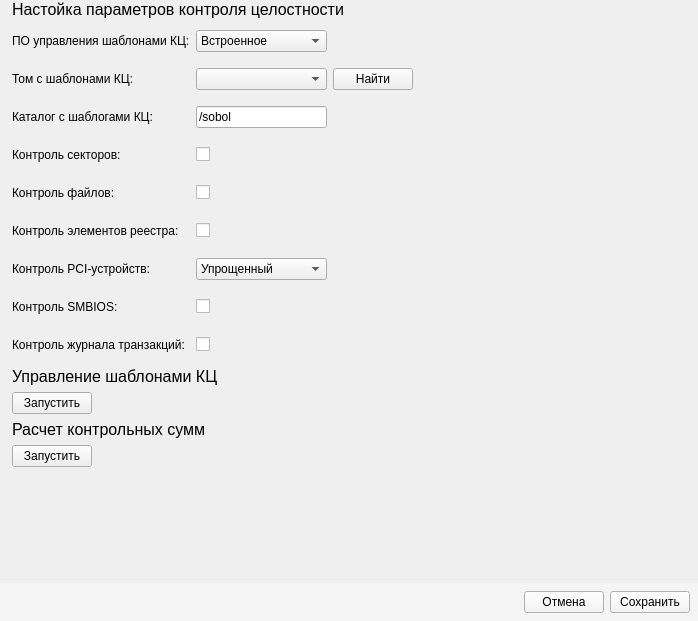
<?xml version="1.0" encoding="UTF-8"?>
<ui version="4.0">
 <class>IntegrityControlPanel</class>
 <widget class="QWidget" name="IntegrityControlPanel">
  <property name="geometry">
   <rect>
    <x>0</x>
    <y>0</y>
    <width>698</width>
    <height>621</height>
   </rect>
  </property>
  <property name="focusPolicy">
   <enum>Qt::StrongFocus</enum>
  </property>
  <property name="windowTitle">
   <string>Form</string>
  </property>
  <layout class="QVBoxLayout" name="verticalLayout_2">
   <property name="leftMargin">
    <number>0</number>
   </property>
   <property name="topMargin">
    <number>0</number>
   </property>
   <property name="rightMargin">
    <number>0</number>
   </property>
   <property name="bottomMargin">
    <number>0</number>
   </property>
   <item>
    <widget class="QLabel" name="integrity_ctl_label">
     <property name="font">
      <font>
       <pointsize>12</pointsize>
      </font>
     </property>
     <property name="styleSheet">
      <string notr="true">margin-left: 8px;</string>
     </property>
     <property name="text">
      <string>Настойка параметров контроля целостности</string>
     </property>
    </widget>
   </item>
   <item>
    <layout class="QHBoxLayout" name="horizontalLayout">
     <property name="leftMargin">
      <number>12</number>
     </property>
     <item>
      <layout class="QGridLayout" name="gridLayout">
       <property name="leftMargin">
        <number>0</number>
       </property>
       <item row="0" column="0">
        <widget class="QLabel" name="templates_ctl_software_label">
         <property name="minimumSize">
          <size>
           <width>0</width>
           <height>32</height>
          </size>
         </property>
         <property name="text">
          <string>ПО управления шаблонами КЦ:</string>
         </property>
        </widget>
       </item>
       <item row="0" column="1">
        <widget class="QComboBox" name="templates_ctl_software_combo_box">
         <item>
          <property name="text">
           <string>Встроенное</string>
          </property>
         </item>
         <item>
          <property name="text">
           <string>Вспомогательное</string>
          </property>
         </item>
        </widget>
       </item>
       <item row="1" column="0">
        <widget class="QLabel" name="templates_volume_label">
         <property name="minimumSize">
          <size>
           <width>0</width>
           <height>32</height>
          </size>
         </property>
         <property name="text">
          <string>Том с шаблонами КЦ:</string>
         </property>
        </widget>
       </item>
       <item row="1" column="1">
        <widget class="QComboBox" name="templates_volume_combo_box"/>
       </item>
       <item row="1" column="2">
        <widget class="QPushButton" name="templates_volume_push_button">
         <property name="text">
          <string>Найти</string>
         </property>
        </widget>
       </item>
       <item row="2" column="0">
        <widget class="QLabel" name="templates_dir_label">
         <property name="minimumSize">
          <size>
           <width>0</width>
           <height>32</height>
          </size>
         </property>
         <property name="text">
          <string>Каталог с шаблогами КЦ:</string>
         </property>
        </widget>
       </item>
       <item row="2" column="1">
        <widget class="QLineEdit" name="templates_dir_line_edit">
         <property name="sizePolicy">
          <sizepolicy hsizetype="Preferred" vsizetype="Fixed">
           <horstretch>0</horstretch>
           <verstretch>0</verstretch>
          </sizepolicy>
         </property>
         <property name="maximumSize">
          <size>
           <width>16777215</width>
           <height>16777215</height>
          </size>
         </property>
         <property name="text">
          <string>/sobol</string>
         </property>
         <property name="maxLength">
          <number>-1</number>
         </property>
        </widget>
       </item>
       <item row="3" column="0">
        <widget class="QLabel" name="sectors_ctl_label">
         <property name="minimumSize">
          <size>
           <width>0</width>
           <height>32</height>
          </size>
         </property>
         <property name="text">
          <string>Контроль секторов:</string>
         </property>
        </widget>
       </item>
       <item row="4" column="0">
        <widget class="QLabel" name="files_ctl_label">
         <property name="minimumSize">
          <size>
           <width>0</width>
           <height>32</height>
          </size>
         </property>
         <property name="text">
          <string>Контроль файлов:</string>
         </property>
        </widget>
       </item>
       <item row="5" column="0">
        <widget class="QLabel" name="registry_ctl_label">
         <property name="minimumSize">
          <size>
           <width>0</width>
           <height>32</height>
          </size>
         </property>
         <property name="text">
          <string>Контроль элементов реестра:</string>
         </property>
        </widget>
       </item>
       <item row="6" column="0">
        <widget class="QLabel" name="pci_dev_ctl_label">
         <property name="minimumSize">
          <size>
           <width>0</width>
           <height>32</height>
          </size>
         </property>
         <property name="text">
          <string>Контроль PCI-устройств:</string>
         </property>
        </widget>
       </item>
       <item row="6" column="1">
        <widget class="QComboBox" name="pci_dev_ctl_combo_box">
         <item>
          <property name="text">
           <string>Упрощенный</string>
          </property>
         </item>
         <item>
          <property name="text">
           <string>Стандартный</string>
          </property>
         </item>
         <item>
          <property name="text">
           <string>Расширенный</string>
          </property>
         </item>
        </widget>
       </item>
       <item row="7" column="0">
        <widget class="QLabel" name="smbios_ctl_label">
         <property name="minimumSize">
          <size>
           <width>0</width>
           <height>32</height>
          </size>
         </property>
         <property name="text">
          <string>Контроль SMBIOS:</string>
         </property>
        </widget>
       </item>
       <item row="8" column="0">
        <widget class="QLabel" name="journal_ctl_label">
         <property name="minimumSize">
          <size>
           <width>0</width>
           <height>32</height>
          </size>
         </property>
         <property name="text">
          <string>Контроль журнала транзакций:</string>
         </property>
        </widget>
       </item>
       <item row="3" column="1">
        <widget class="Toggle" name="sectors_ctl_check_box">
         <property name="sizePolicy">
          <sizepolicy hsizetype="Maximum" vsizetype="Maximum">
           <horstretch>0</horstretch>
           <verstretch>0</verstretch>
          </sizepolicy>
         </property>
         <property name="text">
          <string/>
         </property>
        </widget>
       </item>
       <item row="4" column="1">
        <widget class="Toggle" name="files_ctl_check_box">
         <property name="sizePolicy">
          <sizepolicy hsizetype="Maximum" vsizetype="Maximum">
           <horstretch>0</horstretch>
           <verstretch>0</verstretch>
          </sizepolicy>
         </property>
         <property name="text">
          <string/>
         </property>
        </widget>
       </item>
       <item row="5" column="1">
        <widget class="Toggle" name="registry_ctl_check_box">
         <property name="sizePolicy">
          <sizepolicy hsizetype="Maximum" vsizetype="Maximum">
           <horstretch>0</horstretch>
           <verstretch>0</verstretch>
          </sizepolicy>
         </property>
         <property name="text">
          <string/>
         </property>
        </widget>
       </item>
       <item row="7" column="1">
        <widget class="Toggle" name="smbios_ctl_check_box">
         <property name="sizePolicy">
          <sizepolicy hsizetype="Maximum" vsizetype="Maximum">
           <horstretch>0</horstretch>
           <verstretch>0</verstretch>
          </sizepolicy>
         </property>
         <property name="text">
          <string/>
         </property>
        </widget>
       </item>
       <item row="8" column="1">
        <widget class="Toggle" name="journal_ctl_check_box">
         <property name="sizePolicy">
          <sizepolicy hsizetype="Maximum" vsizetype="Maximum">
           <horstretch>0</horstretch>
           <verstretch>0</verstretch>
          </sizepolicy>
         </property>
         <property name="text">
          <string/>
         </property>
        </widget>
       </item>
      </layout>
     </item>
     <item>
      <spacer name="horizontalSpacer">
       <property name="orientation">
        <enum>Qt::Horizontal</enum>
       </property>
       <property name="sizeHint" stdset="0">
        <size>
         <width>40</width>
         <height>20</height>
        </size>
       </property>
      </spacer>
     </item>
    </layout>
   </item>
   <item>
    <layout class="QVBoxLayout" name="verticalLayout">
     <property name="leftMargin">
      <number>12</number>
     </property>
     <item>
      <widget class="QLabel" name="tmpl_ctl_label">
       <property name="font">
        <font>
         <pointsize>12</pointsize>
        </font>
       </property>
       <property name="styleSheet">
        <string notr="true"/>
       </property>
       <property name="text">
        <string>Управление шаблонами КЦ</string>
       </property>
      </widget>
     </item>
     <item>
      <widget class="QPushButton" name="tmpl_ctl_push_button">
       <property name="sizePolicy">
        <sizepolicy hsizetype="Fixed" vsizetype="Fixed">
         <horstretch>0</horstretch>
         <verstretch>0</verstretch>
        </sizepolicy>
       </property>
       <property name="text">
        <string>Запустить</string>
       </property>
      </widget>
     </item>
     <item>
      <widget class="QLabel" name="integrity_calc_label">
       <property name="font">
        <font>
         <pointsize>12</pointsize>
        </font>
       </property>
       <property name="styleSheet">
        <string notr="true"/>
       </property>
       <property name="text">
        <string>Расчет контрольных сумм</string>
       </property>
      </widget>
     </item>
     <item>
      <widget class="QPushButton" name="integrity_calc_push_button">
       <property name="sizePolicy">
        <sizepolicy hsizetype="Fixed" vsizetype="Fixed">
         <horstretch>0</horstretch>
         <verstretch>0</verstretch>
        </sizepolicy>
       </property>
       <property name="text">
        <string>Запустить</string>
       </property>
      </widget>
     </item>
    </layout>
   </item>
   <item>
    <spacer name="verticalSpacer">
     <property name="orientation">
      <enum>Qt::Vertical</enum>
     </property>
     <property name="sizeHint" stdset="0">
      <size>
       <width>20</width>
       <height>142</height>
      </size>
     </property>
    </spacer>
   </item>
   <item>
    <widget class="QWidget" name="widget" native="true">
     <property name="styleSheet">
      <string notr="true">background-color: #f5f5f5;</string>
     </property>
     <layout class="QHBoxLayout" name="horizontalLayout_2">
      <property name="spacing">
       <number>0</number>
      </property>
      <property name="leftMargin">
       <number>0</number>
      </property>
      <property name="topMargin">
       <number>8</number>
      </property>
      <property name="rightMargin">
       <number>8</number>
      </property>
      <property name="bottomMargin">
       <number>8</number>
      </property>
      <item>
       <spacer name="horizontal_spacer_1">
        <property name="orientation">
         <enum>Qt::Horizontal</enum>
        </property>
        <property name="sizeHint" stdset="0">
         <size>
          <width>40</width>
          <height>20</height>
         </size>
        </property>
       </spacer>
      </item>
      <item>
       <widget class="QPushButton" name="cancel_push_button">
        <property name="text">
         <string>Отмена</string>
        </property>
       </widget>
      </item>
      <item>
       <spacer name="horizontal_spacer_2">
        <property name="orientation">
         <enum>Qt::Horizontal</enum>
        </property>
        <property name="sizeType">
         <enum>QSizePolicy::Fixed</enum>
        </property>
        <property name="sizeHint" stdset="0">
         <size>
          <width>6</width>
          <height>20</height>
         </size>
        </property>
       </spacer>
      </item>
      <item>
       <widget class="QPushButton" name="save_push_button">
        <property name="text">
         <string>Сохранить</string>
        </property>
       </widget>
      </item>
     </layout>
    </widget>
   </item>
  </layout>
 </widget>
 <customwidgets>
  <customwidget>
   <class>Toggle</class>
   <extends>QCheckBox</extends>
   <header>toggle</header>
  </customwidget>
 </customwidgets>
 <resources/>
 <connections/>
</ui>
